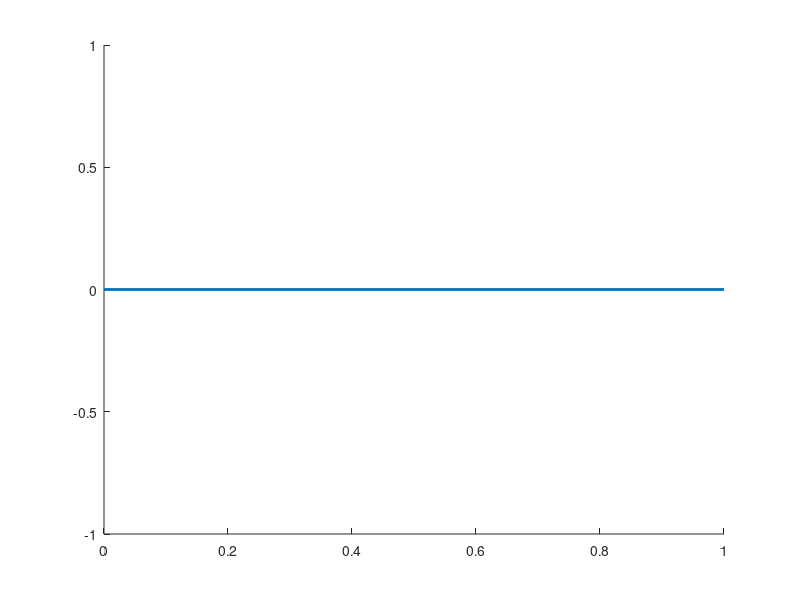

This chart was generated by the following MATLAB code: (Note: this script raises an error after producing the figure.)
function shearlet_show_color_wheel(discretized)
%SHEARLET_SHOW_COLOR_WHEEL Summary of this function goes here
%   Detailed explanation goes here

if(nargin < 1)
    discretized = false;
end

figure('Name' ,'HSV Color Wheel', 'Position', [15 482 435 404]); % da casa

if(discretized)
    
    for i=0.0:359.0
        c = floor(i/18.0)*18;
        pl = line([0 cos(((i-9)/180.0)*pi)],[0 sin(((i-9)/180.0)*pi)], 'LineWidth',2);
        pl.Color = hsv2rgb([c/360.0 1 1]);
    end
    
else
    
    for i=0.0:359.0
        pl = line([0 cos((i/180.0)*pi)],[0 sin((i/180.0)*pi)], 'LineWidth',2);
        pl.Color = hsv2rgb([i/360.0 1 1]);
    end
    
end

axis off

end

